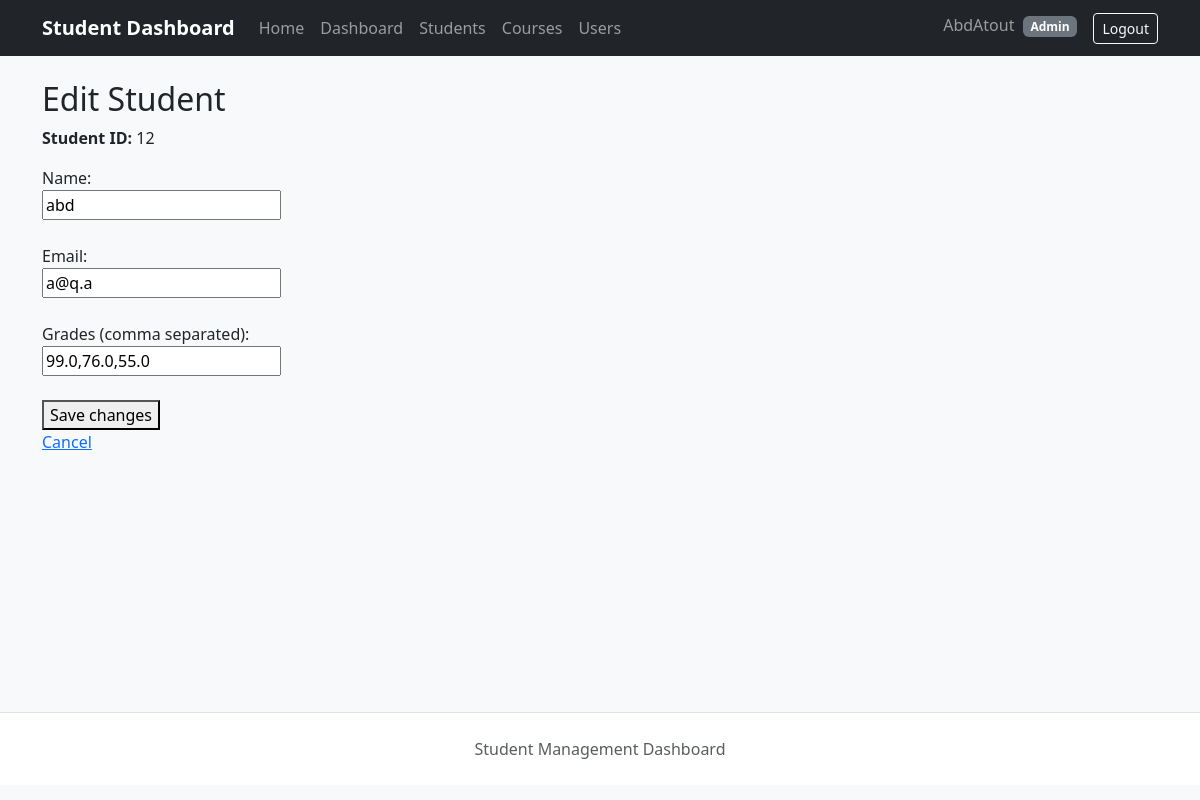
Page /students/12/edit (signed in) on the committed database.
### app/models/user.py (models this page shows, shortened)
class User(UserMixin, db.Model):
    __tablename__ = "users"
    id = db.Column(
        db.Integer,
        primary_key=True,
    )
    username = db.Column(
        db.String(100),
        unique=True,
        nullable=False,
    )
    role = db.Column(
        db.String(20),
        nullable=False,
        default="student",
        server_default="student",
    )
    profile_picture = db.Column(
        db.String(255),
        nullable=True,
        default=None,
    )
    profile_picture = db.Column(
        db.String(255),
        nullable=True,
        default=None,
    )
    password_hash = db.Column(
        db.String(255),
        nullable=False,
    )

### app/models/student.py (models this page shows, shortened)
class Student(db.Model):
    __tablename__ = "students"
    student_id = db.Column(
        db.Integer,
        primary_key=True,
    )
    name = db.Column(
        db.String(100),
        nullable=False,
    )
    email = db.Column(
        db.String(255),
        unique=True,
        nullable=False,
    )
    grades = db.Column(
        db.String(255),
        nullable=False,
        default="",
    )
    courses = db.relationship(
        "Course",
        secondary=student_courses,
        back_populates="students",
        passive_deletes=True,
    )

### app/routes/students.py (the view, shortened to what this page needs)
@students_bp.route(
    "/students/<int:student_id>/edit",
    methods=["GET", "POST"],
)
@roles_required("admin", "instructor")
def edit_student(student_id):
    student = db.session.get(Student, student_id)
    if student is None:
        abort(404)
    error = None
    return render_template(
        "edit_student.html",
        student=student,
        error=error,
    )

### app/utils/auth.py (called while the page is built)
def roles_required(*allowed_roles):
    def decorator(view):
        @wraps(view)
        @login_required
        def wrapped_view(*args, **kwargs):
            if current_user.role not in allowed_roles:
                abort(403)
            return view(*args, **kwargs)
        return wrapped_view
    return decorator

### app/templates/edit_student.html (shortened to what this page needs)
{% extends "base.html" %}
{% block content %}
<h2>Edit Student</h2>
<form method="POST">
    <p>
        <strong>Student ID:</strong>
        {{ student.student_id }}
    </p>
    <label for="name">Name:</label><br>
    <input
        type="text"
        id="name"
        name="name"
        value="{{ student.name }}"
        required
    >
    <br><br>
    <label for="email">Email:</label><br>
    <input
        type="email"
        id="email"
        name="email"
        value="{{ student.email }}"
        required
    >
    <br><br>
    <label for="grades">Grades (comma separated):</label><br>
    <input
        type="text"
        id="grades"
        name="grades"
        value="{{ student.grades }}"
    >
    <br><br>
    <button type="submit">Save changes</button>
</form>
<p>
    <a href="{{ url_for(
        'students.student_detail',
        student_id=student.student_id
    ) }}">
        Cancel
    </a>
</p>
{% endblock %}

### app/templates/base.html (shortened to what this page needs)
<!DOCTYPE html>
<html lang="en">
<head>
    <link
        href="https://cdn.jsdelivr.net/npm/bootstrap@5.3.3/dist/css/bootstrap.min.css"
        rel="stylesheet"
    >
    <link
        rel="stylesheet"
        href="{{ url_for('static', filename='css/style.css') }}"
    >
</head>
<body class="bg-light">
    <nav class="navbar navbar-expand-lg navbar-dark bg-dark">
        <div class="container">
            <a
                class="navbar-brand fw-bold"
                href="{{ url_for('students.home') }}"
            >
                Student Dashboard
            </a>
            <div
                class="collapse navbar-collapse"
                id="mainNavbar"
            >
                <ul class="navbar-nav me-auto mb-2 mb-lg-0">
                    <li class="nav-item">
                        <a
                            class="nav-link"
                            href="{{ url_for('students.home') }}"
                        >
                            Home
                        </a>
                    </li>
                    {% if current_user.is_authenticated %}
                        <li class="nav-item">
                            <a
                                class="nav-link"
                                href="{{ url_for('auth.dashboard') }}"
                            >
                                Dashboard
                            </a>
                        </li>
                        <li class="nav-item">
                            <a
                                class="nav-link"
                                href="{{ url_for('students.student_list') }}"
                            >
                                Students
                            </a>
                        </li>
                        <li class="nav-item">
                            <a
                                class="nav-link"
                                href="{{ url_for('courses.course_list') }}"
                            >
                                Courses
                            </a>
                        </li>
                        {% if current_user.role == "admin" %}
                        <li class="nav-item">
                            <a
                                class="nav-link"
                                href="{{ url_for('users.user_list') }}"
                            >
                                Users
                            </a>
                        </li>
                        {% endif %}
                    {% endif %}
                </ul>
                <ul class="navbar-nav">
                    {% if current_user.is_authenticated %}
                        <li class="nav-item">
                            <span class="navbar-text me-3">
                                {{ current_user.username }}
                                <span class="badge bg-secondary ms-1">
                                    {{ current_user.role|capitalize }}
                                </span>
                            </span>
                        </li>
                        <li class="nav-item">
                            <a
                                class="btn btn-outline-light btn-sm"
                                href="{{ url_for('auth.logout') }}"
                            >
                                Logout
                            </a>
                        </li>
                    {% endif %}
                </ul>
            </div>
        </div>
    </nav>
    <div class="container py-4">
        <main>
            {% block content %}{% endblock %}
        </main>
    </div>
    <footer class="border-top py-4 mt-5 bg-white">
        <div class="container text-center text-muted">
            Student Management Dashboard
        </div>
    </footer>
</body>
</html>

### app/static/css/style.css (style rules this page uses)
body { min-height: 100vh; }
main { min-height: 70vh; }

### rows in the picture
User: username "AbdAtout", role "Admin"
Student: student_id "12", name "abd", email "a@q.a", grades "99.0,76.0,55.0"
